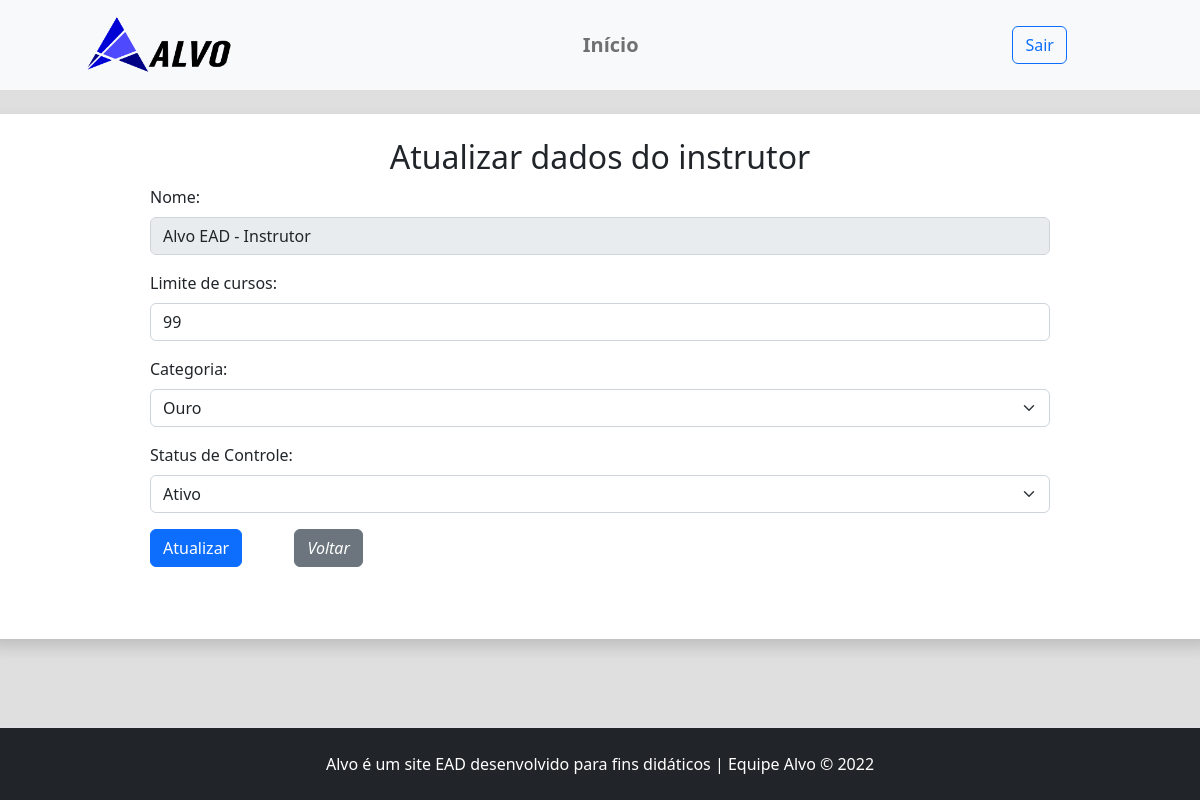
Screenshot of /admin/instrutor-atualiza.php?id=1 (signed in) with the database file from the repository.
### tables this page shows
CREATE TABLE `instrutores` (
  `id` int(11) NOT NULL,
  `limiteCurso` int(11) NOT NULL,
  `indicador` int(11) DEFAULT NULL,
  `categoria_id` int(11) NOT NULL,
  `ctrAcesso_id` int(11) NOT NULL
);

CREATE TABLE `genericos` (
  `id` int(11) NOT NULL,
  `tipoFavorecido` int(11) NOT NULL,
  `cnpjcpf` varchar(30) NOT NULL,
  `nome` varchar(60) NOT NULL,
  `email` varchar(100) NOT NULL,
  `telefone` varchar(20) DEFAULT NULL,
  `cep` varchar(9) DEFAULT NULL,
  `endereco` varchar(60) DEFAULT NULL,
  `numero` varchar(20) DEFAULT NULL,
  `complemento` varchar(100) DEFAULT NULL,
  `bairro` varchar(60) DEFAULT NULL,
  `cidade` varchar(60) DEFAULT NULL,
  `uf` varchar(2) DEFAULT NULL,
  `codMunicipio` varchar(7) DEFAULT NULL,
  `ctrAcesso_id` int(11) DEFAULT NULL
);

CREATE TABLE `categorias` (
  `id` int(11) NOT NULL,
  `descCategoria` varchar(50) NOT NULL,
  `indicador` int(11) DEFAULT NULL
);

### src/Banco.php (called while the page is built, shortened)
<?php
abstract class Banco {
    private static string $servidor = "localhost";
    private static string $usuario = "root";
    private static string $senha = "";
    private static string $banco = "bd_alvo";
    private static PDO $conexao;
    public static function conecta():PDO {
        try {
            self::$conexao = new PDO(
                "mysql:host=".self::$servidor.";
                dbname=".self::$banco.";
                charset=utf8",
                self::$usuario,
                self::$senha
            );
            self::$conexao ->setAttribute(
                PDO::ATTR_ERRMODE,
                PDO::ERRMODE_EXCEPTION
            );
        } catch (Exception $erro) {
            die("Erro.: ".$erro->getMessage());
        }
        return self::$conexao;
    }
}

### src/Instrutor.php (called while the page is built, shortened)
<?php
final class Instrutor {
    private int $id;
    private PDO $conexao;
    public function __construct() {
        $this->conexao = Banco::conecta();
    }
    public function listarUmInstrutor():array {
        $sql = "SELECT instrutores.id, limiteCurso, instrutores.indicador, categoria_id, genericos.nome, categorias.descCategoria  FROM instrutores
        LEFT JOIN ctracessos ON instrutores.ctrAcesso_id = ctracessos.id
        INNER JOIN genericos ON ctracessos.generico_id = genericos.id
        INNER JOIN categorias ON instrutores.categoria_id = categorias.id
        WHERE instrutores.id = :id";
        try {
            $consulta = $this->conexao->prepare($sql);
            $consulta->bindParam(':id', $this->id, PDO::PARAM_INT);
            $consulta->execute();
            $resultado = $consulta->fetch(PDO::FETCH_ASSOC);
        } catch (Exception $erro) {
            die("Erro: ".$erro->getMessage());
        }
        return $resultado;
    }
    public function setId(int $id)
    {
        $this->id = filter_var($id, FILTER_SANITIZE_NUMBER_INT);
    }
}

### admin/instrutor-atualiza.php (the view, shortened to what this page needs)
<?php
require_once "../inc/cabecalho-admin.php";
$instrutor = new Instrutor;
$instrutor->setId($_GET['id']);
$dados = $instrutor->listarUmInstrutor();
?>
<div class="row">
	<article class="col-12 bg-white rounded shadow py-4">
		<h2 class="text-center">
		Atualizar dados do instrutor
		</h2>
		<form class="mx-auto w-75" action="" method="post" id="form-atualizar" name="form-atualizar">
			<div class="mb-3">
				<label class="form-label" for="text">Nome:</label>
				<input class="form-control" type="text" id="nome" name="nome" value="<?=$dados['nome']?>" readonly>
			</div>
			<div class="mb-3">
				<label class="form-label" for="nome">Limite de cursos:</label>
				<input class="form-control" type="text" id="limiteCurso" name="limiteCurso" value="<?=$dados['limiteCurso']?>"required>
			</div>
			<div class="mb-3">
				<label class="form-label" for="nome">Categoria:</label>
				<select class="form-select" name="categoria_id" id="categoria_id" value="<?=$dados['categoria_id']?>">
				<option value="<?=$dados['categoria_id']?>"><?=$dados['descCategoria']?></option>
				</select>
			</div>
			<div class="mb-3">
				<label class="form-label" for="indicador">Status de Controle:</label>
                <select class="form-select" name="indicador" id="indicador" required>
                    <option
					<?php if ($dados['indicador'] == "0") echo " selected "?>
					value="0">Ativo</option>
                </select>
			</div>
			<button class="btn btn-primary" name="atualizar"><i class="bi bi-arrow-clockwise"></i> Atualizar</button>
			<a class="btn btn-secondary ms-5" href="instrutor.php"><i class="bi bi-pencil"> Voltar</i></a>
			<br class="mb-5">
			<br class="mb-5">
			<br class="mb-5">
		</form>
	</article>
</div>
<?php
require_once "../inc/rodape-admin.php";
?>

### css/style.css (style rules this page uses)
body { overflow-x: hidden; }
.cor-fundo { background-color: rgb(223, 223, 223); }

### rows the page displays
instrutores: nome "Alvo EAD - Instrutor", limiteCurso "99", categoria_id "Ouro", indicador "Ativo"
